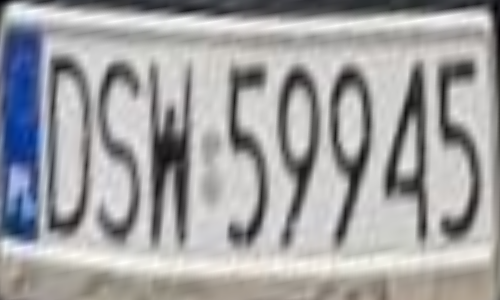
#> input picture plate5.png, 500 x 300 px
$ python testSegmentation3.py   (older library calls are emulated)
#> lines starting #> are read from the running program, lines starting #| are printed output that depends on the picture; after the words box and inside, x2 and y2 are one past the last pixel; in counts of white or black regions, pixels touching at a corner belong together
import cv2
import matplotlib.pyplot as plt
import numpy as np

def non_max_suppression(rectangles):
    if len(rectangles) == 0:
        return []

    # Initialize the list of selected rectangles
    selected_rectangles = []

    # Browse remaining boxes
    for i, rect in enumerate(rectangles):
        x, y, w, h = rect

        # Check if the rectangle is included in a rectangle
        is_inside = False
        for j in range(len(rectangles)):
            if(i == j):
                continue

            x1, y1, w1, h1 = rectangles[j]

            # Check if the rectangle is completely enclosed in another one

            if x1 <= x and x1+w1 >= x + w:
                is_inside = True
                break


        # Add rectangle to list of selected rectangles if not included in another one
        if not is_inside:
            selected_rectangles.append(rect)

    return selected_rectangles

# Load image
image = cv2.imread('plate5.png')
#> image is the input picture: shape (300, 500, 3); mean B, G, R 162.5, 161.3, 161.4
image = cv2.imread('Plaque.jpg')
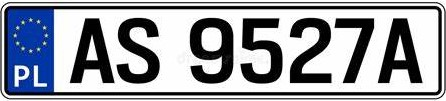
#> input picture Plaque.jpg, 446 x 101 px
#> image is the input picture: shape (101, 446, 3); mean B, G, R 162.6, 154.9, 151.3
if image is None:
    print("Impossible de charger l'image.")
    exit()

image = cv2.resize(image, (500, 100), interpolation = cv2.INTER_LINEAR)
#> image: shape (100, 500, 3)

# Convert to grayscale
gray = cv2.cvtColor(image, cv2.COLOR_BGR2GRAY)

#bilateral filtering
filtered = cv2.bilateralFilter(gray, 3, 50, 50)


#histogram equalization
hist_equal = cv2.equalizeHist(filtered)
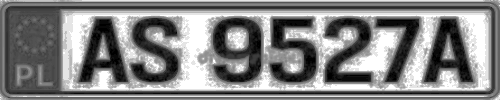
#> hist_equal: shape (100, 500); min 0, max 255, mean 131.5

_, thresholded = cv2.threshold(hist_equal, 75, 255, cv2.THRESH_BINARY)
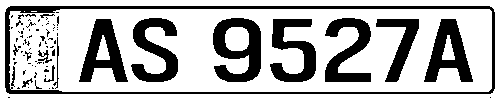
#> thresholded: shape (100, 500); 71.2% white; 81 black regions (65 under 20 px), largest, box (x1, y1, x2, y2) and area: (5, 6, 495, 94) 3328, (213, 18, 261, 82) 1804, (131, 18, 178, 82) 1533

#DETECTION VIA SOBEL WITHOUT ADAPTIVE THRESHOLD
grad_x = cv2.Sobel(thresholded, cv2.CV_64F, 1, 0, ksize=1)
grad_y = cv2.Sobel(thresholded, cv2.CV_64F, 0, 1, ksize=1)
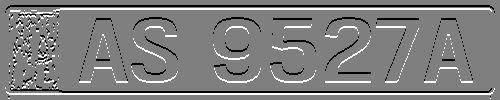
#> grad_y: shape (100, 500) float64; min -255, max 255, mean 0; drawn with min black and max white
edges = cv2.magnitude(grad_x, grad_y)
edges = np.uint8(edges)

_, edges = cv2.threshold(edges, 50, 255, cv2.THRESH_BINARY)
#> edges: shape (100, 500); 19.9% white in thin lines or dots

# Erosion and expansion
kernel = cv2.getStructuringElement(cv2.MORPH_RECT, (3, 3))
dilated = cv2.dilate(edges, kernel, iterations=1)
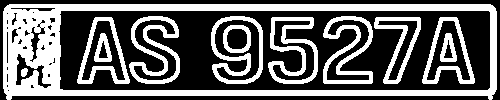
#> dilated: shape (100, 500); 38.9% white; 12 white regions

# Contour detection
contours, _ = cv2.findContours(dilated, cv2.RETR_LIST, cv2.CHAIN_APPROX_SIMPLE)
#> contours = 57 contours, 26 with area under 20; largest, box (x1, y1, x2, y2) and area: (3, 4, 497, 100) 44843, (58, 10, 491, 91) 34442, (211, 16, 263, 84) 2765, (422, 17, 475, 84) 2083, (77, 17, 130, 84) 2080

# List for storing rectangles
rectangles = []

# Drawing contours
for contour in contours:
    approx = cv2.approxPolyDP(contour, 0.01* cv2.arcLength(contour, True), True)
    area = cv2.contourArea(contour)
    if(area < 300):
        continue
    #cv2.drawContours(image, [approx], 0, (0, 255, 0), 3)


    x,y,w,h = cv2.boundingRect(approx)
    aspectRatio = float(w)/h
    if(aspectRatio < 1):
        rectangles.append((x, y, w, h))
#> this loop made 57 passes
#> (area, x, y, w, h, aspectRatio) on passes 10, 17, 18, 22, 29, 33, 34, 35, 36, 37, 38, 39: (484, 16, 53, 36, 36, 1), (314, 440, 33, 17, 29, 0.586), (324, 94, 33, 18, 29, 0.621), (380, 226, 28, 22, 22, 1), (649, 223, 25, 28, 28, 1), (1370, 426, 20, 44, 61, 0.721), (678, 378, 20, 40, 61, 0.656), (970.5, 273, 20, 42, 61, 0.689), (1366.5, 81, 20, 44, 61, 0.721), (974, 326, 19, 43, 62, 0.694), (1871, 214, 20, 46, 61, 0.754), (1002.5, 133, 20, 44, 61, 0.721)
#> area on passes 6, 14, 15, 20, 21, 23: 37.5, 103, 97, 62, 22.5, 61
#> after the loop, rectangles = 16 items, first 6: (440, 33, 17, 29), (94, 33, 18, 29), (426, 20, 44, 61), (378, 20, 40, 61), (273, 20, 42, 61), (81, 20, 44, 61)
        #cv2.rectangle(image, (x,y), (x+w,y+h), (0,0,255),3)


rectangles = sorted(rectangles, key=lambda x: x[2] * x[3], reverse=True)
#> rectangles = 16 items, first 6: (211, 16, 52, 68), (422, 17, 52, 67), (77, 17, 52, 67), (130, 17, 50, 67), (323, 16, 49, 68), (269, 17, 49, 67)

# Rectangle filtering
selected_rectangles = non_max_suppression(rectangles)
#> the loop in non_max_suppression, `for i, rect in enumerate(rectangles):` made 16 passes
#> (x, y, w, h) on passes 1 to 12: (211, 16, 52, 68), (422, 17, 52, 67), (77, 17, 52, 67), (130, 17, 50, 67), (323, 16, 49, 68), (269, 17, 49, 67), (375, 17, 46, 67), (214, 20, 46, 61), (426, 20, 44, 61), (81, 20, 44, 61), (133, 20, 44, 61), (326, 19, 43, 62)
#> after the loop in non_max_suppression, `for i, rect in enumerate(rectangles):`: selected_rectangles = [(211, 16, 52, 68), (422, 17, 52, 67), (77, 17, 52, 67), (130, 17, 50, 67), (323, 16, 49, 68), (269, 17, 49, 67), (375, 17, 46, 67)]


# Draw selected rectangles on the image
for rect in selected_rectangles:
    x, y, w, h = rect
    cv2.rectangle(image, (x, y), (x + w, y + h), (0, 0, 255), 3)
#> this loop made 7 passes
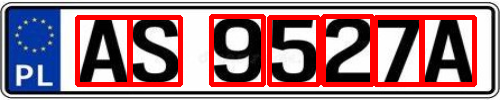
#> image: shape (100, 500, 3); mean B, G, R 127.8, 120, 154.4

# Show images
plt.figure(figsize=(12, 12))
plt.subplot(331), plt.imshow(cv2.cvtColor(gray, cv2.COLOR_BGR2RGB)), plt.title('Niveaux de Gris')
#plt.subplot(222), plt.imshow(cv2.cvtColor(adaptive_thresh, cv2.COLOR_BGR2RGB)), plt.title('Seuil Adaptatif')

plt.subplot(332), plt.imshow(cv2.cvtColor(filtered, cv2.COLOR_BGR2RGB)), plt.title('bilateral filtering')
plt.subplot(333), plt.imshow(cv2.cvtColor(hist_equal, cv2.COLOR_BGR2RGB)), plt.title('histogram equalization')
plt.subplot(334), plt.imshow(cv2.cvtColor(thresholded, cv2.COLOR_BGR2RGB)), plt.title('thresholding')
plt.subplot(335), plt.imshow(cv2.cvtColor(edges, cv2.COLOR_BGR2RGB)), plt.title('Sobel Edge Detection')
plt.subplot(336), plt.imshow(cv2.cvtColor(dilated, cv2.COLOR_BGR2RGB)), plt.title('dilated')
plt.subplot(337), plt.imshow(cv2.cvtColor(image, cv2.COLOR_BGR2RGB)), plt.title('Résultat Final')
plt.show()
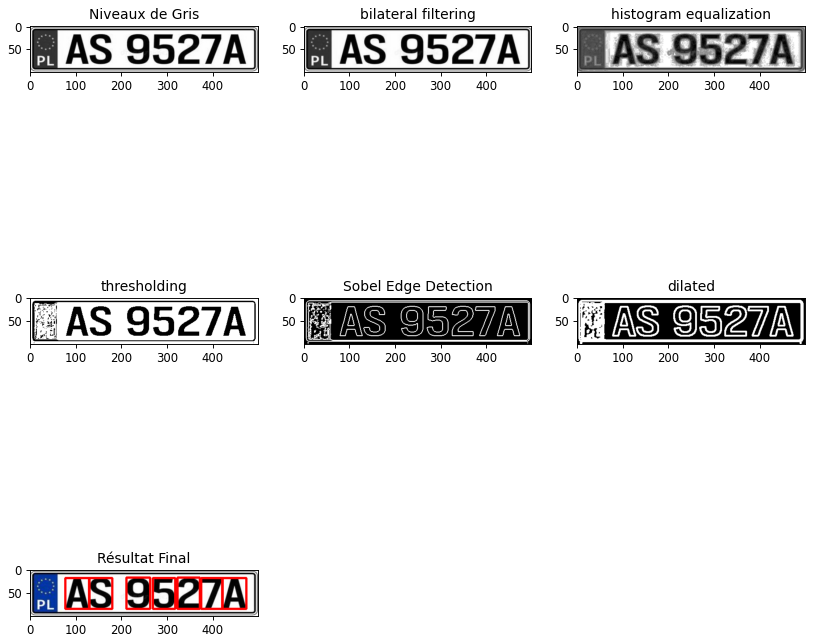
#> figure drawn by matplotlib, 7 panels
